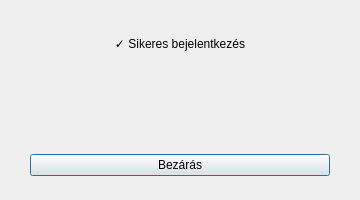
<?xml version="1.0" encoding="UTF-8"?>
<ui version="4.0">
 <class>SuccessDialog</class>
 <widget class="QDialog" name="SuccessDialog">
  <property name="geometry">
   <rect>
    <x>0</x>
    <y>0</y>
    <width>360</width>
    <height>200</height>
   </rect>
  </property>
  <property name="windowTitle">
   <string>Sikeres bejelentkezés</string>
  </property>
  <layout class="QVBoxLayout" name="verticalLayout">
   <property name="spacing">
    <number>16</number>
   </property>
   <property name="leftMargin">
    <number>30</number>
   </property>
   <property name="topMargin">
    <number>36</number>
   </property>
   <property name="rightMargin">
    <number>30</number>
   </property>
   <property name="bottomMargin">
    <number>24</number>
   </property>
   <item>
    <widget class="QLabel" name="successLabel">
     <property name="text">
      <string>✓ Sikeres bejelentkezés</string>
     </property>
     <property name="alignment">
      <set>Qt::AlignCenter</set>
     </property>
    </widget>
   </item>
   <item>
    <widget class="QLabel" name="userInfoLabel">
     <property name="text">
      <string/>
     </property>
     <property name="alignment">
      <set>Qt::AlignCenter</set>
     </property>
    </widget>
   </item>
   <item>
    <spacer name="verticalSpacer">
     <property name="orientation">
      <enum>Qt::Vertical</enum>
     </property>
     <property name="sizeType">
      <enum>QSizePolicy::Expanding</enum>
     </property>
     <property name="sizeHint" stdset="0">
      <size>
       <width>20</width>
       <height>10</height>
      </size>
     </property>
    </spacer>
   </item>
   <item>
    <widget class="QPushButton" name="closeButton">
     <property name="text">
      <string>Bezárás</string>
     </property>
     <property name="default">
      <bool>true</bool>
     </property>
    </widget>
   </item>
  </layout>
 </widget>
 <resources/>
 <connections/>
</ui>
